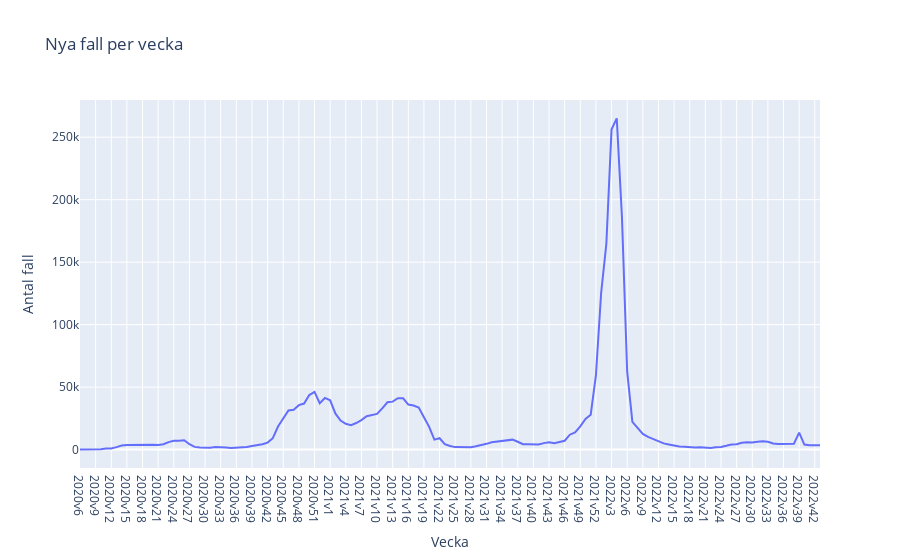

Notebook source saved alongside this figure:
### Markdown cell above
## Graphs of new cases per week

### Code cell
fig = px.line(df, x = "vecka", y = "Antal_fall_vecka", title= "Nya fall per vecka")
fig.update_xaxes(title_text = "Vecka")
fig.update_yaxes(title_text = "Antal fall")
fig.show()
fig.write_html("Visualiseringar/Nya_fall_per_vecka.html")

### Figure 1 — Plotly figure (JSON) as saved in the notebook; plotly's stock layout.template omitted (floating-point values rounded to 4 significant figures; data arrays with more than 128 entries replaced by an {"elided": "..."} marker saying what was removed)
{"data": [{"hovertemplate": "vecka=%{x}<br>Antal_fall_vecka=%{y}<extra></extra>", "legendgroup": "", "line": {"color": "#636efa", "dash": "solid"}, "marker": {"symbol": "circle"}, "mode": "lines", "name": "", "orientation": "v", "showlegend": false, "type": "scatter", "x": {"elided": "143 str values"}, "xaxis": "x", "y": {"elided": "143 int values"}, "yaxis": "y"}], "layout": {"legend": {"tracegroupgap": 0}, "title": {"text": "Nya fall per vecka"}, "xaxis": {"anchor": "y", "domain": [0, 1], "title": {"text": "Vecka"}}, "yaxis": {"anchor": "x", "domain": [0, 1], "title": {"text": "Antal fall"}}}}
